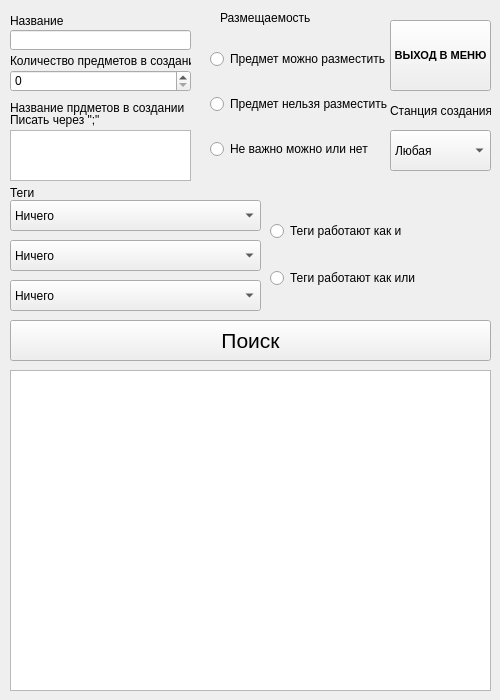
<?xml version="1.0" encoding="UTF-8"?>
<ui version="4.0">
 <class>Form</class>
 <widget class="QWidget" name="Form">
  <property name="geometry">
   <rect>
    <x>0</x>
    <y>0</y>
    <width>500</width>
    <height>700</height>
   </rect>
  </property>
  <property name="minimumSize">
   <size>
    <width>500</width>
    <height>700</height>
   </size>
  </property>
  <property name="maximumSize">
   <size>
    <width>500</width>
    <height>700</height>
   </size>
  </property>
  <property name="windowTitle">
   <string>Dialog</string>
  </property>
  <widget class="QTableWidget" name="tw">
   <property name="geometry">
    <rect>
     <x>10</x>
     <y>370</y>
     <width>481</width>
     <height>321</height>
    </rect>
   </property>
  </widget>
  <widget class="QPushButton" name="pb">
   <property name="geometry">
    <rect>
     <x>10</x>
     <y>320</y>
     <width>481</width>
     <height>41</height>
    </rect>
   </property>
   <property name="font">
    <font>
     <pointsize>16</pointsize>
    </font>
   </property>
   <property name="text">
    <string>Поиск</string>
   </property>
  </widget>
  <widget class="QLabel" name="label_2">
   <property name="geometry">
    <rect>
     <x>10</x>
     <y>10</y>
     <width>111</width>
     <height>21</height>
    </rect>
   </property>
   <property name="text">
    <string>Название</string>
   </property>
  </widget>
  <widget class="QLineEdit" name="name">
   <property name="geometry">
    <rect>
     <x>10</x>
     <y>30</y>
     <width>181</width>
     <height>20</height>
    </rect>
   </property>
  </widget>
  <widget class="QLabel" name="label_4">
   <property name="geometry">
    <rect>
     <x>10</x>
     <y>50</y>
     <width>181</width>
     <height>21</height>
    </rect>
   </property>
   <property name="text">
    <string>Количество предметов в создании</string>
   </property>
  </widget>
  <widget class="QSpinBox" name="nums_craft">
   <property name="geometry">
    <rect>
     <x>10</x>
     <y>70</y>
     <width>181</width>
     <height>22</height>
    </rect>
   </property>
  </widget>
  <widget class="QLabel" name="label_9">
   <property name="geometry">
    <rect>
     <x>10</x>
     <y>100</y>
     <width>181</width>
     <height>16</height>
    </rect>
   </property>
   <property name="text">
    <string>Название прдметов в создании</string>
   </property>
  </widget>
  <widget class="QLabel" name="label_6">
   <property name="geometry">
    <rect>
     <x>10</x>
     <y>110</y>
     <width>161</width>
     <height>20</height>
    </rect>
   </property>
   <property name="text">
    <string>Писать через &quot;;&quot;</string>
   </property>
  </widget>
  <widget class="QPlainTextEdit" name="plainTextEdit">
   <property name="geometry">
    <rect>
     <x>10</x>
     <y>130</y>
     <width>181</width>
     <height>51</height>
    </rect>
   </property>
  </widget>
  <widget class="QLabel" name="label_8">
   <property name="geometry">
    <rect>
     <x>390</x>
     <y>100</y>
     <width>101</width>
     <height>21</height>
    </rect>
   </property>
   <property name="text">
    <string>Станция создания</string>
   </property>
  </widget>
  <widget class="QComboBox" name="comboBox">
   <property name="geometry">
    <rect>
     <x>390</x>
     <y>130</y>
     <width>101</width>
     <height>41</height>
    </rect>
   </property>
   <item>
    <property name="text">
     <string>Любая</string>
    </property>
   </item>
   <item>
    <property name="text">
     <string>Инвентарь</string>
    </property>
   </item>
  </widget>
  <widget class="QLabel" name="label_7">
   <property name="geometry">
    <rect>
     <x>220</x>
     <y>10</y>
     <width>171</width>
     <height>16</height>
    </rect>
   </property>
   <property name="text">
    <string>Размещаемость</string>
   </property>
  </widget>
  <widget class="QWidget" name="verticalLayoutWidget_2">
   <property name="geometry">
    <rect>
     <x>210</x>
     <y>30</y>
     <width>207</width>
     <height>151</height>
    </rect>
   </property>
   <layout class="QVBoxLayout" name="verticalLayout_2">
    <item>
     <widget class="QRadioButton" name="radioButton">
      <property name="text">
       <string>Предмет можно разместить</string>
      </property>
     </widget>
    </item>
    <item>
     <widget class="QRadioButton" name="radioButton_2">
      <property name="text">
       <string>Предмет нельзя разместить</string>
      </property>
     </widget>
    </item>
    <item>
     <widget class="QRadioButton" name="radioButton_3">
      <property name="text">
       <string>Не важно можно или нет</string>
      </property>
     </widget>
    </item>
   </layout>
  </widget>
  <widget class="QLabel" name="label_10">
   <property name="geometry">
    <rect>
     <x>10</x>
     <y>182</y>
     <width>47</width>
     <height>21</height>
    </rect>
   </property>
   <property name="text">
    <string>Теги</string>
   </property>
  </widget>
  <widget class="QComboBox" name="teg1">
   <property name="geometry">
    <rect>
     <x>10</x>
     <y>200</y>
     <width>251</width>
     <height>31</height>
    </rect>
   </property>
   <item>
    <property name="text">
     <string>Ничего</string>
    </property>
   </item>
   <item>
    <property name="text">
     <string>Блок</string>
    </property>
   </item>
   <item>
    <property name="text">
     <string>Еда</string>
    </property>
   </item>
   <item>
    <property name="text">
     <string>Наживка</string>
    </property>
   </item>
   <item>
    <property name="text">
     <string>Валюта</string>
    </property>
   </item>
   <item>
    <property name="text">
     <string>Броня</string>
    </property>
   </item>
   <item>
    <property name="text">
     <string>Маг</string>
    </property>
   </item>
   <item>
    <property name="text">
     <string>Существо</string>
    </property>
   </item>
   <item>
    <property name="text">
     <string>Фоновая стена</string>
    </property>
   </item>
   <item>
    <property name="text">
     <string>Воин</string>
    </property>
   </item>
   <item>
    <property name="text">
     <string>Призыв босса</string>
    </property>
   </item>
   <item>
    <property name="text">
     <string>Боеприпасы</string>
    </property>
   </item>
   <item>
    <property name="text">
     <string>Осветительный прибор</string>
    </property>
   </item>
   <item>
    <property name="text">
     <string>Станок</string>
    </property>
   </item>
   <item>
    <property name="text">
     <string>Оружие</string>
    </property>
   </item>
   <item>
    <property name="text">
     <string>Заражение</string>
    </property>
   </item>
   <item>
    <property name="text">
     <string>Аксессуар</string>
    </property>
   </item>
  </widget>
  <widget class="QComboBox" name="teg2">
   <property name="geometry">
    <rect>
     <x>10</x>
     <y>240</y>
     <width>251</width>
     <height>31</height>
    </rect>
   </property>
   <item>
    <property name="text">
     <string>Ничего</string>
    </property>
   </item>
   <item>
    <property name="text">
     <string>Блок</string>
    </property>
   </item>
   <item>
    <property name="text">
     <string>Еда</string>
    </property>
   </item>
   <item>
    <property name="text">
     <string>Наживка</string>
    </property>
   </item>
   <item>
    <property name="text">
     <string>Валюта</string>
    </property>
   </item>
   <item>
    <property name="text">
     <string>Броня</string>
    </property>
   </item>
   <item>
    <property name="text">
     <string>Маг</string>
    </property>
   </item>
   <item>
    <property name="text">
     <string>Существо</string>
    </property>
   </item>
   <item>
    <property name="text">
     <string>Фоновая стена</string>
    </property>
   </item>
   <item>
    <property name="text">
     <string>Воин</string>
    </property>
   </item>
   <item>
    <property name="text">
     <string>Призыв босса</string>
    </property>
   </item>
   <item>
    <property name="text">
     <string>Боеприпасы</string>
    </property>
   </item>
   <item>
    <property name="text">
     <string>Осветительный прибор</string>
    </property>
   </item>
   <item>
    <property name="text">
     <string>Станок</string>
    </property>
   </item>
   <item>
    <property name="text">
     <string>Оружие</string>
    </property>
   </item>
   <item>
    <property name="text">
     <string>Заражение</string>
    </property>
   </item>
   <item>
    <property name="text">
     <string>Аксессуар</string>
    </property>
   </item>
  </widget>
  <widget class="QComboBox" name="teg3">
   <property name="geometry">
    <rect>
     <x>10</x>
     <y>280</y>
     <width>251</width>
     <height>31</height>
    </rect>
   </property>
   <item>
    <property name="text">
     <string>Ничего</string>
    </property>
   </item>
   <item>
    <property name="text">
     <string>Блок</string>
    </property>
   </item>
   <item>
    <property name="text">
     <string>Еда</string>
    </property>
   </item>
   <item>
    <property name="text">
     <string>Наживка</string>
    </property>
   </item>
   <item>
    <property name="text">
     <string>Валюта</string>
    </property>
   </item>
   <item>
    <property name="text">
     <string>Броня</string>
    </property>
   </item>
   <item>
    <property name="text">
     <string>Маг</string>
    </property>
   </item>
   <item>
    <property name="text">
     <string>Существо</string>
    </property>
   </item>
   <item>
    <property name="text">
     <string>Фоновая стена</string>
    </property>
   </item>
   <item>
    <property name="text">
     <string>Воин</string>
    </property>
   </item>
   <item>
    <property name="text">
     <string>Призыв босса</string>
    </property>
   </item>
   <item>
    <property name="text">
     <string>Боеприпасы</string>
    </property>
   </item>
   <item>
    <property name="text">
     <string>Осветительный прибор</string>
    </property>
   </item>
   <item>
    <property name="text">
     <string>Станок</string>
    </property>
   </item>
   <item>
    <property name="text">
     <string>Оружие</string>
    </property>
   </item>
   <item>
    <property name="text">
     <string>Заражение</string>
    </property>
   </item>
   <item>
    <property name="text">
     <string>Аксессуар</string>
    </property>
   </item>
  </widget>
  <widget class="QWidget" name="verticalLayoutWidget">
   <property name="geometry">
    <rect>
     <x>270</x>
     <y>200</y>
     <width>221</width>
     <height>111</height>
    </rect>
   </property>
   <layout class="QVBoxLayout" name="verticalLayout">
    <item>
     <widget class="QRadioButton" name="b_or">
      <property name="text">
       <string>Теги работают как и</string>
      </property>
     </widget>
    </item>
    <item>
     <widget class="QRadioButton" name="b_and">
      <property name="text">
       <string>Теги работают как или</string>
      </property>
     </widget>
    </item>
   </layout>
  </widget>
  <widget class="QPushButton" name="pushButton">
   <property name="geometry">
    <rect>
     <x>390</x>
     <y>20</y>
     <width>101</width>
     <height>71</height>
    </rect>
   </property>
   <property name="font">
    <font>
     <pointsize>8</pointsize>
     <weight>75</weight>
     <bold>true</bold>
    </font>
   </property>
   <property name="text">
    <string>ВЫХОД В МЕНЮ</string>
   </property>
  </widget>
 </widget>
 <resources/>
 <connections/>
</ui>
